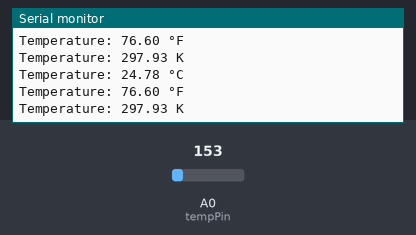
A sketch run on a simulated Arduino Uno, built with avr-gcc and run on an emulated ATmega328P. On the bench: the last lines printed to the serial monitor. Inputs (shaded band) come from the test bench; at power-on: A0 (tempPin) = 153.

Above: at 1.8 s.
1.9 s: A0 (tempPin) set to 165
At 2.8 s:
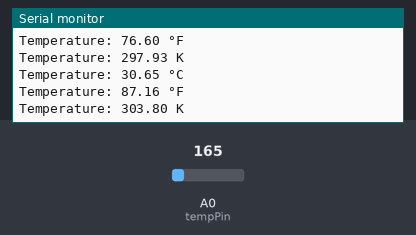
3.4 s: A0 (tempPin) set to 175
At 4.9 s:
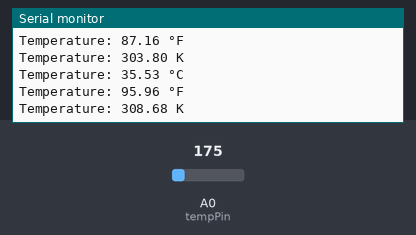
Timing chart, 0 to 6.4 s (numbered marks = the images above; inputs shaded):
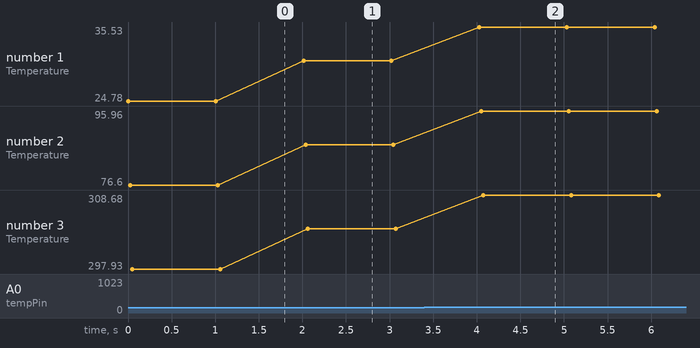

Measured:
- after the input at 1.9 s, the serial monitor: prints a new line after 0.11 s (image 1)
- after the input at 3.4 s, the serial monitor: prints a new line after 0.63 s (image 2)
- plotted number 1: 24.78 → 30.65 after the input at 1.9 s, 30.65 → 35.53 after the input at 3.4 s
- plotted number 2: 76.6 → 87.16 after the input at 1.9 s, 87.16 → 95.96 after the input at 3.4 s
- plotted number 3: 297.93 → 303.8 after the input at 1.9 s, 303.8 → 308.68 after the input at 3.4 s

The sketch:

temperature_sensor.ino
```cpp
/*
 * Project: Interfacing TMP36 Temperature Sensor
 * Author: Md Akhinoor Islam
 * ESE (Energy Science and Engineering), KUET
 * Description: Measure ambient temperature in Celsius using TMP36 sensor and Arduino UNO
 */

const int tempPin = A0;  // TMP36 output connected to A0
float temperature = 0;
float temperatureF = 0;
float temperatureK = 0;

void setup() {
  Serial.begin(9600); // Start serial communication
}

void loop() {
  int sensorValue = analogRead(tempPin);   // Read raw ADC value (0–1023)
  float voltage = sensorValue * (5.0 / 1023.0);  // Convert to voltage (0–5V)
  temperature = (voltage - 0.5) * 100.0;   // Convert to Celsius
  temperatureF = (temperature * 9.0 / 5.0) + 32.0; // Convert to Fahrenheit
  temperatureK = temperature + 273.15; // Convert to Kelvin

  Serial.print("Temperature: ");
  Serial.print(temperature);
  Serial.println(" °C");
  Serial.print("Temperature: ");
  Serial.print(temperatureF);
  Serial.println(" °F");
  Serial.print("Temperature: ");
  Serial.print(temperatureK);
  Serial.println(" K");

  delay(1000); // Read every 1 second
}
```
